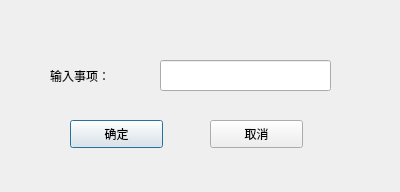
<?xml version="1.0" encoding="UTF-8"?>
<ui version="4.0">
 <class>set_class</class>
 <widget class="QDialog" name="set_class">
  <property name="geometry">
   <rect>
    <x>0</x>
    <y>0</y>
    <width>400</width>
    <height>192</height>
   </rect>
  </property>
  <property name="windowTitle">
   <string>Dialog</string>
  </property>
  <widget class="QLabel" name="label">
   <property name="geometry">
    <rect>
     <x>50</x>
     <y>60</y>
     <width>81</width>
     <height>31</height>
    </rect>
   </property>
   <property name="text">
    <string>输入事项：</string>
   </property>
  </widget>
  <widget class="QLineEdit" name="lineEdit">
   <property name="geometry">
    <rect>
     <x>160</x>
     <y>60</y>
     <width>171</width>
     <height>31</height>
    </rect>
   </property>
  </widget>
  <widget class="QPushButton" name="pushButton">
   <property name="geometry">
    <rect>
     <x>70</x>
     <y>120</y>
     <width>93</width>
     <height>28</height>
    </rect>
   </property>
   <property name="text">
    <string>确定</string>
   </property>
  </widget>
  <widget class="QPushButton" name="pushButton_2">
   <property name="geometry">
    <rect>
     <x>210</x>
     <y>120</y>
     <width>93</width>
     <height>28</height>
    </rect>
   </property>
   <property name="text">
    <string>取消</string>
   </property>
  </widget>
 </widget>
 <resources/>
 <connections/>
</ui>
